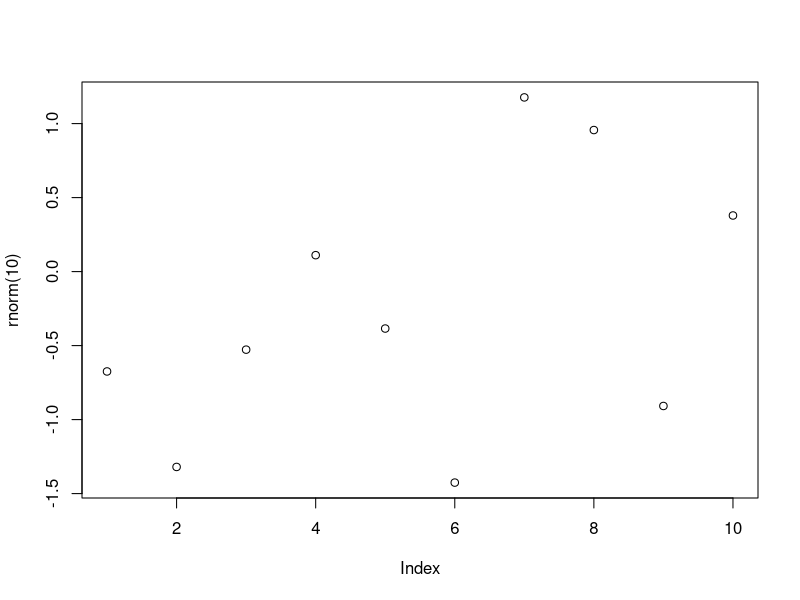

Here is the R script that generated this plot: (Note: this script raises an error after producing the figure.)
# Funcoes

# Help
?sample
args(sample)
args(mean)
args(sd)


# Funcoes Built-in
abs(-43)
sum(c(1:5))
mean(c(1:5))
round(c(1.1:5.8))
rev(c(1:5))
seq(1:5)
sort(rev(c(1:5)))
append(c(1:5), 6)

vec1 <- c(1.5, 2.5, 8.4, 3.7, 6.3)
vec2 <- rev(vec1)
vec2

# Funcoes dentro de funcoes
plot(rnorm(10))
mean(c(abs(vec1), abs(vec2)))

# Criando funcoes
myfunc <- function(x) { x + x}
myfunc(10)
class(myfunc)

myfunc2 <- function(a, b) {
  valor = a ^ b
  print(valor)
}
myfunc2(3, 2)

jogando_dados <- function() {
  num <- sample(1:6, size = 1) # Local
  num
}

jogando_dados()


# Escopo
print(num)
num <-c(1:6)
num # Global


# Funcoes sem argumento
vec1 <- (10:13)
vec2 <- c("a","b","c","d")
vec3 <- c(6.5, 9.2, 11.9, 5.1)

myfunc3 <- function(...){
  df = data.frame(cbind(...))
  print(df)
}

myfunc3(vec1)

myfunc3(vec2, vec3)

myfunc3(vec1, vec2, vec3)



# Funcoes Built-in - Nao tente recriar a roda
# Comparacao de eficiencia entre funcao vetorizada e funcao "vetorizada"

x <- 1:1000000

# Funcao que calcula a raiz quadrada de cada elemento de um vetor de 
meu_sqrt <- function(numeros) {
  resp <- numeric(length(numeros))
  for(i in seq_along(numeros)) {
    resp[i] <- sqrt(numeros[i])
  }
  return(resp)
}

system.time(x2a <- meu_sqrt(x))

system.time(x2b <- sqrt(x))

identical(x2a, x2b)

